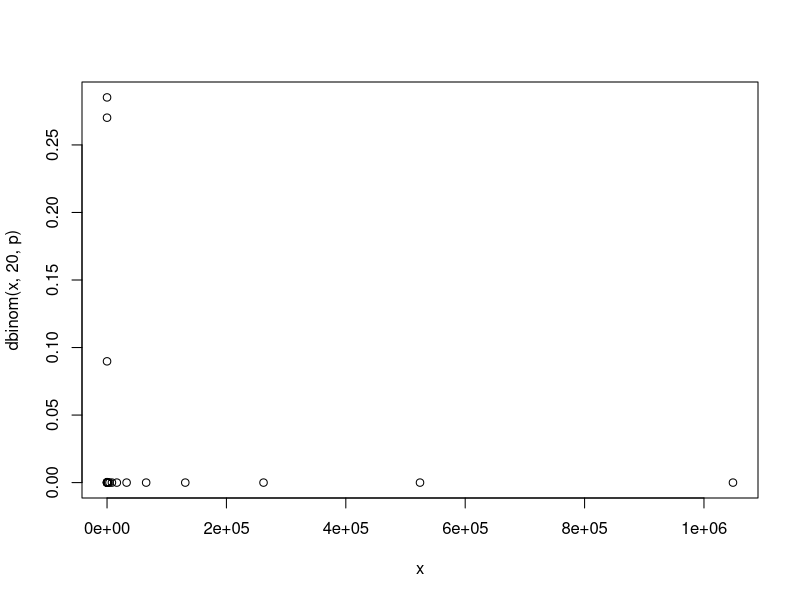
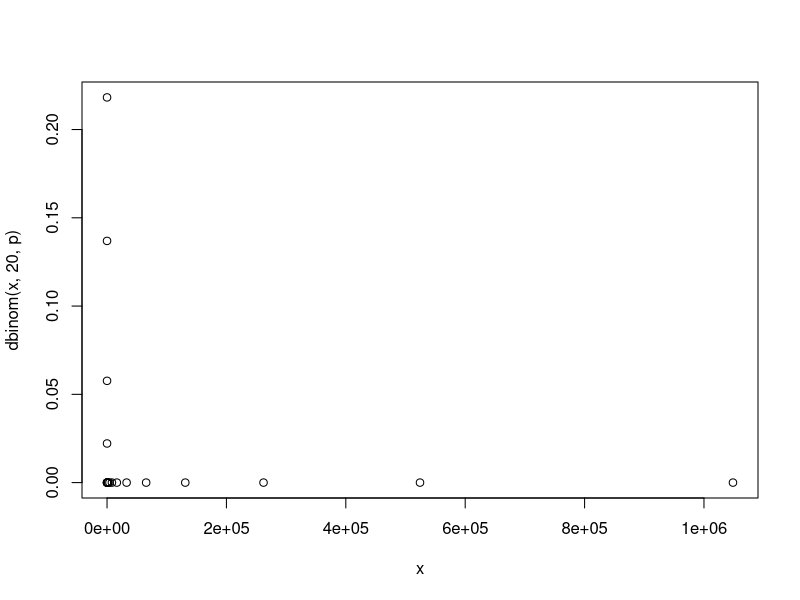
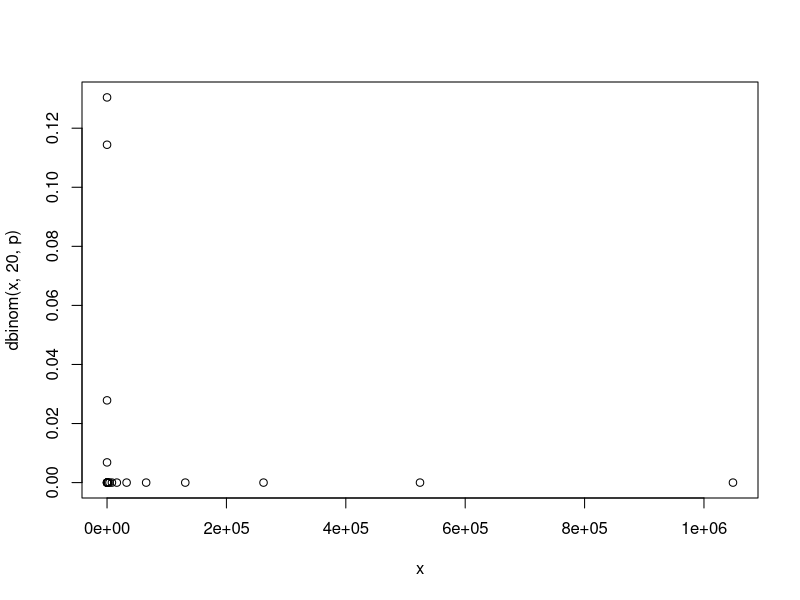
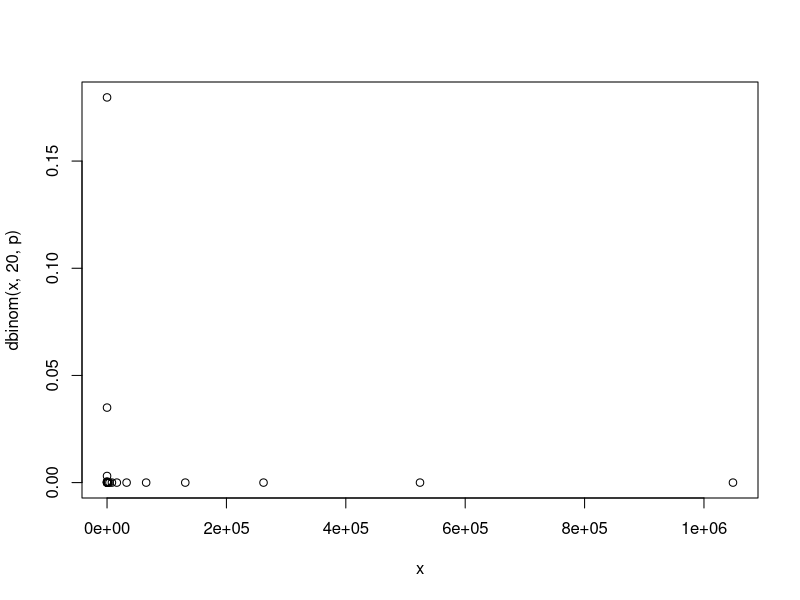
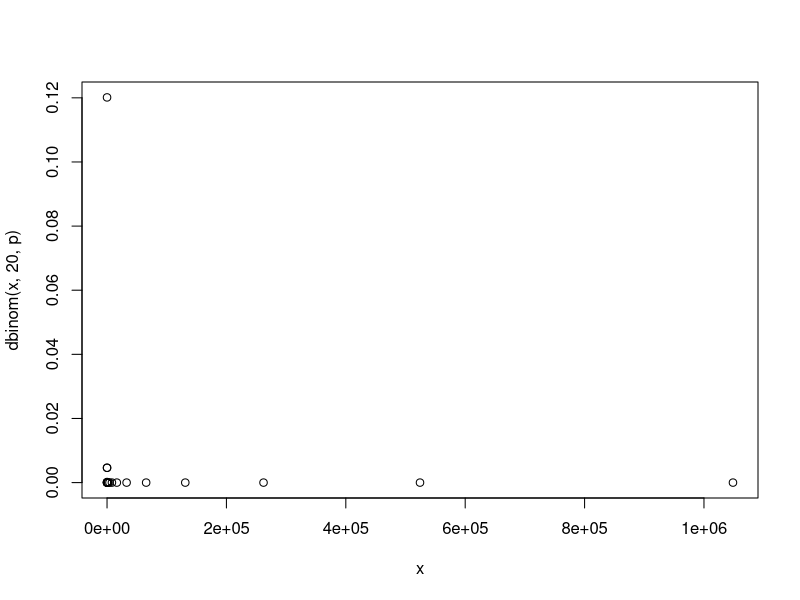
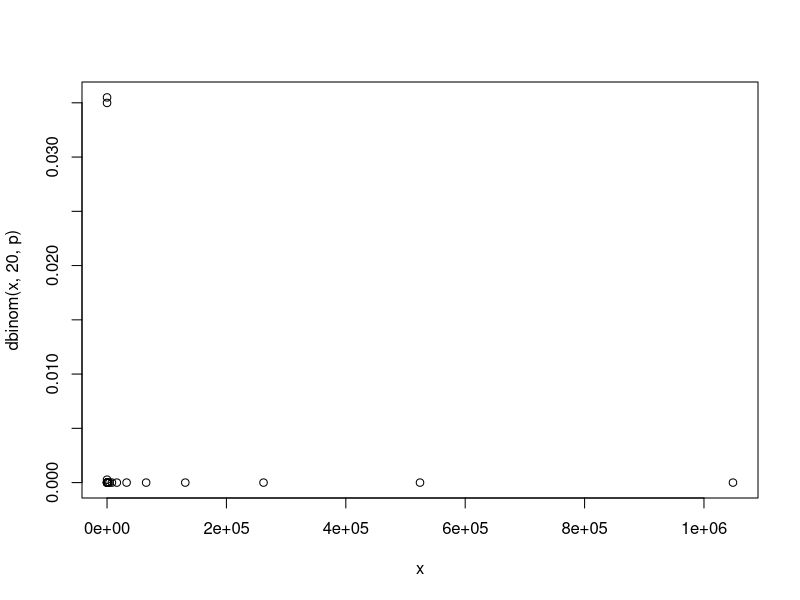
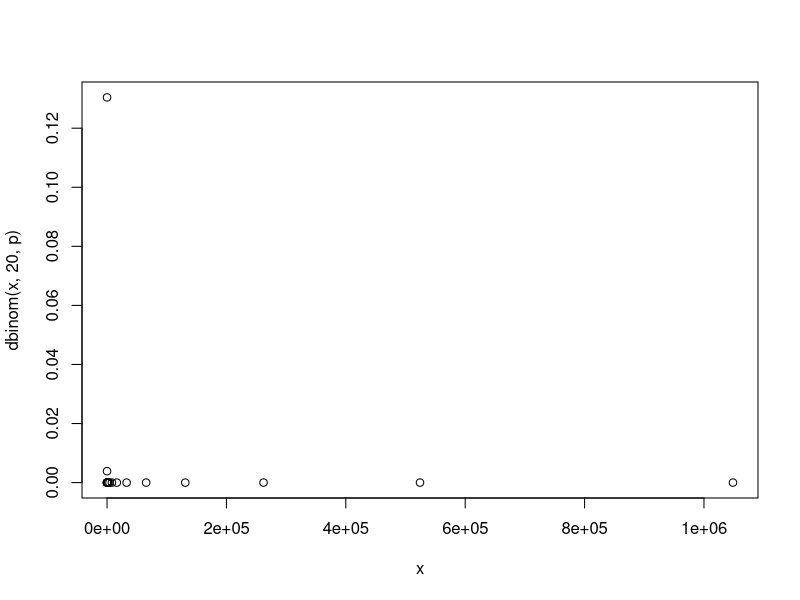
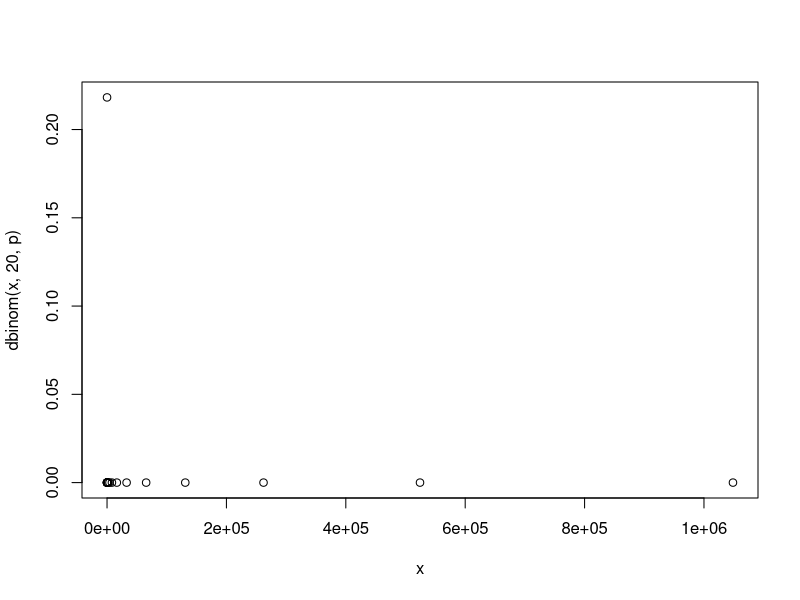

R code for these plots, in order:
#!/usr/bin/env Rscript

init <- function(start, stop) {
	# Pregătește setul de date
    array <- c()
    for(index in start:stop){
    	array[length(array) + 1] = 2 ^ index
    }
	return(array)
}

generate_plot <- function(tip, p) {
	# Generează un fișier .PNG cu graficul functiei bdinom. 
	# Indicație: ?plot, ?title.
	x <- init(0, 20)
	png(tip, width=4, height=4, units="in", res=300)
	plot(x, dbinom(x, 20, p))
	dev.off()
}

grafice <- function(){
	# Generează graficele corespunzatoare distribuției binomiale `B(n, x, p)`,
	# pentru n = 20 și `p = 0.1, 0.2, . . . , 0.9`.
	for(index in seq(0.1, 0.9, 0.1)) {
		generate_plot(paste('dbinom-', index, '.png', seq=""), index)
	}
}

grafice()
